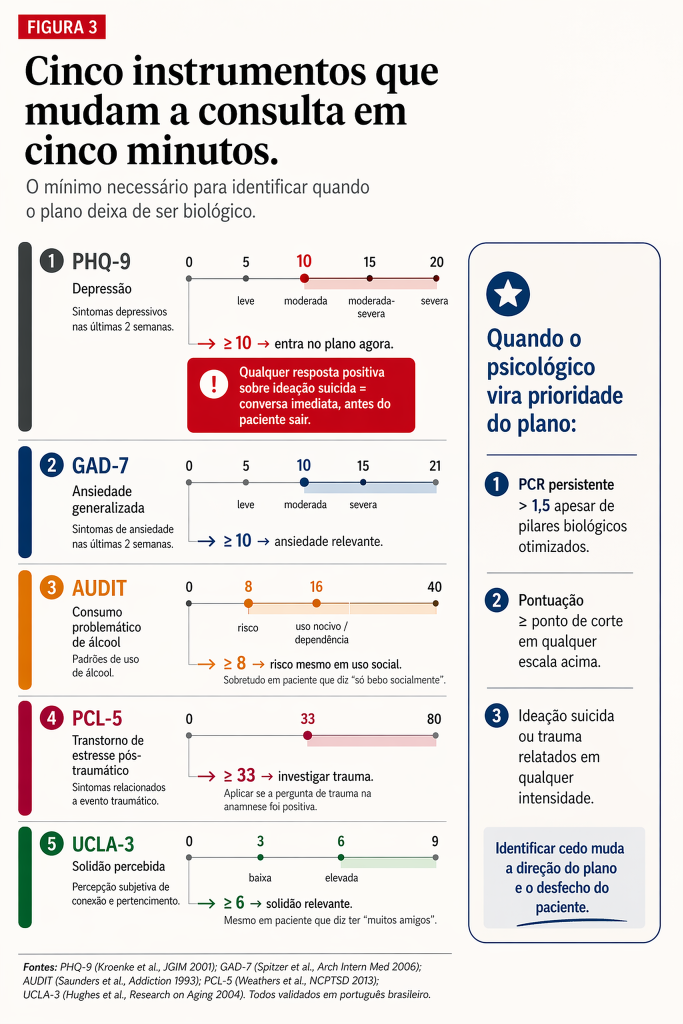
#> input picture ebook/ebook1/build/versaoImpressa/html-figures/cap12-fig03/_reference.png, 2048 x 3072 px (shown at 1/3 size)
$ python diff.py ../cap12-fig03
#> lines starting #> are read from the running program, lines starting #| are printed output that depends on the picture; after the words box and inside, x2 and y2 are one past the last pixel; in counts of white or black regions, pixels touching at a corner belong together
#!/usr/bin/env python3
"""diff.py <figure_dir>

Compares <figure_dir>/preview.png with <figure_dir>/_reference.png
and writes <figure_dir>/diff.png — pixel difference (red highlight where mismatch).
Both images are reduced to grayscale before comparison.
"""
import sys
from pathlib import Path
import numpy as np
from PIL import Image

fig_dir = Path(sys.argv[1])
ref = np.array(Image.open(fig_dir / "_reference.png").convert("L"))
me  = np.array(Image.open(fig_dir / "preview.png").convert("L"))
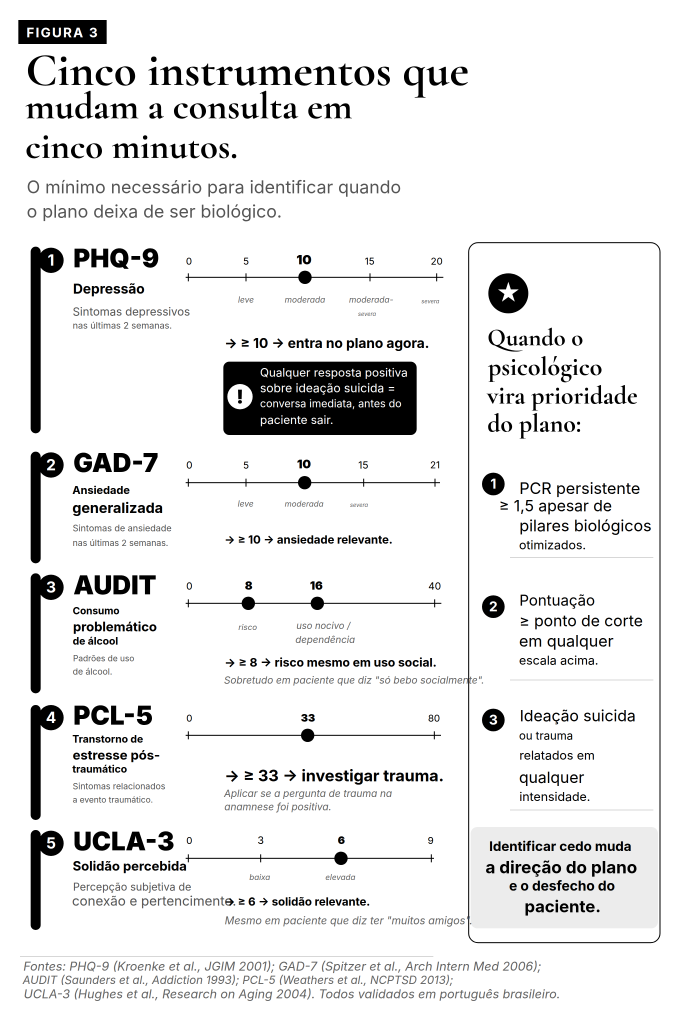
#> input picture ebook/ebook1/build/versaoImpressa/html-figures/cap12-fig03/preview.png, 2048 x 3072 px (shown at 1/3 size)
if ref.shape != me.shape:
    me_pil = Image.open(fig_dir / "preview.png").convert("L").resize(ref.shape[::-1])
    me = np.array(me_pil)

# Mask: I am ink (dark) where original is paper (light), or vice versa
ref_ink = ref < 200
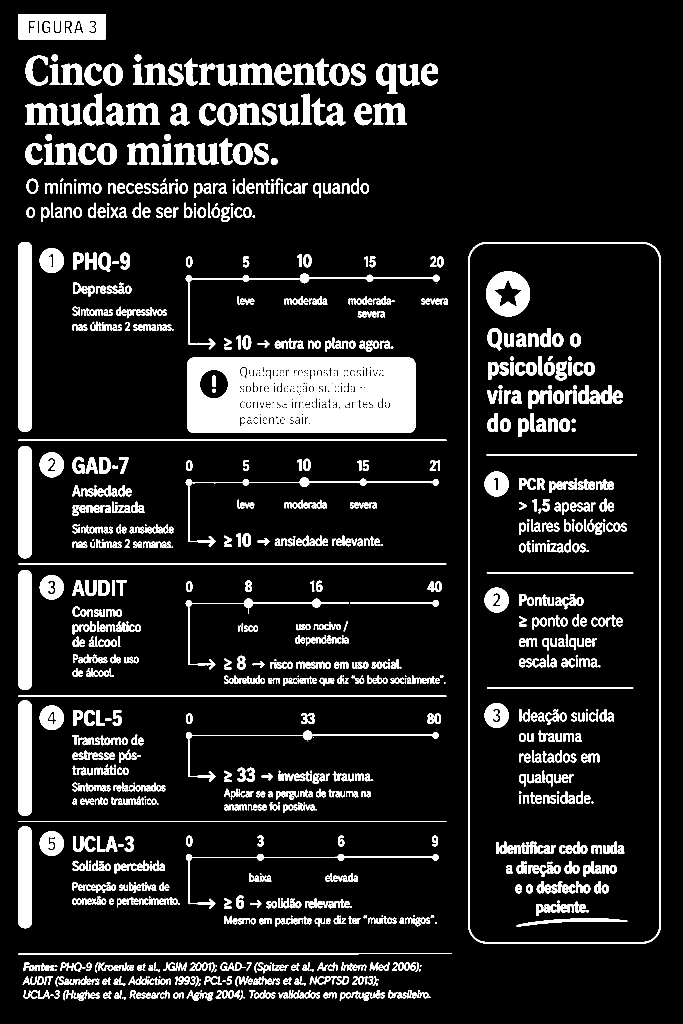
#> ref_ink: shape (3072, 2048) bool (shown at 1/3 size); 11.6% white; 1450 white regions (63 under 20 px), largest, box (x1, y1, x2, y2) and area: (561, 1073, 1246, 1299) 132637, (1404, 726, 1983, 2830) 23648, (54, 726, 96, 1295) 23605
me_ink  = me  < 200
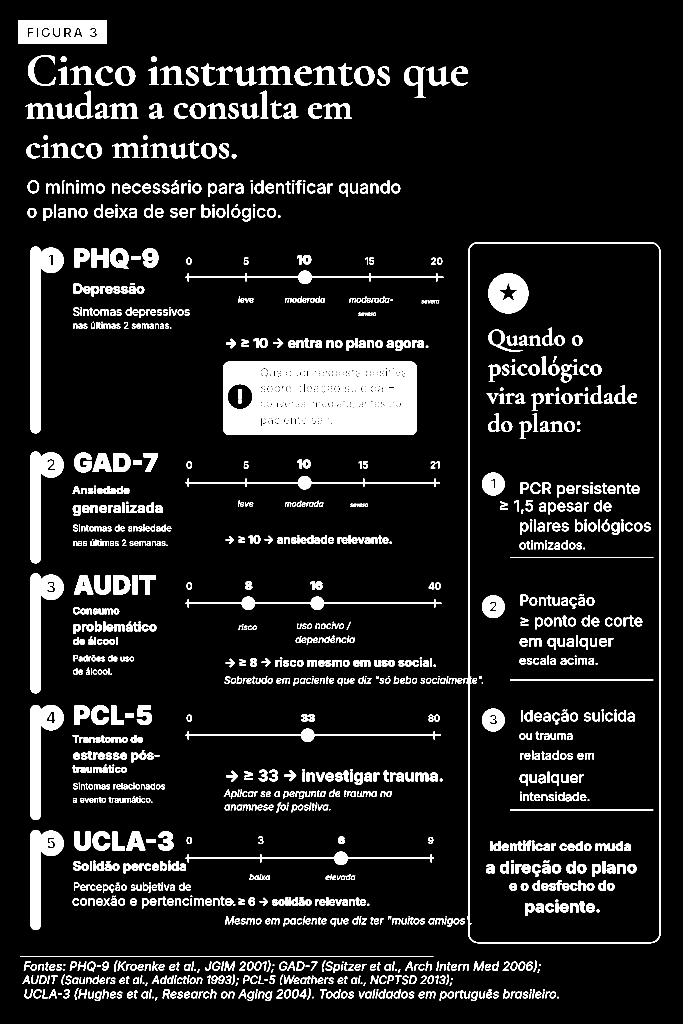
#> me_ink: shape (3072, 2048) bool (shown at 1/3 size); 9.9% white; 1431 white regions (58 under 20 px), largest, box (x1, y1, x2, y2) and area: (670, 1085, 1250, 1305) 110634, (1389, 726, 1982, 2830) 21334, (92, 740, 191, 1300) 20692

# Mismatch: pixels where one is ink and the other isn't
miss_in_me  = ref_ink & ~me_ink   # original has ink, mine doesn't (RED)
#> miss_in_me: shape (3072, 2048) bool; 6.6% white; 4185 white regions (1715 under 20 px), largest, box (x1, y1, x2, y2) and area: (561, 1073, 1246, 1299) 26261, (54, 726, 96, 1295) 21457, (55, 1710, 95, 2070) 13110
extra_in_me = me_ink & ~ref_ink   # mine has ink, original doesn't (BLUE)
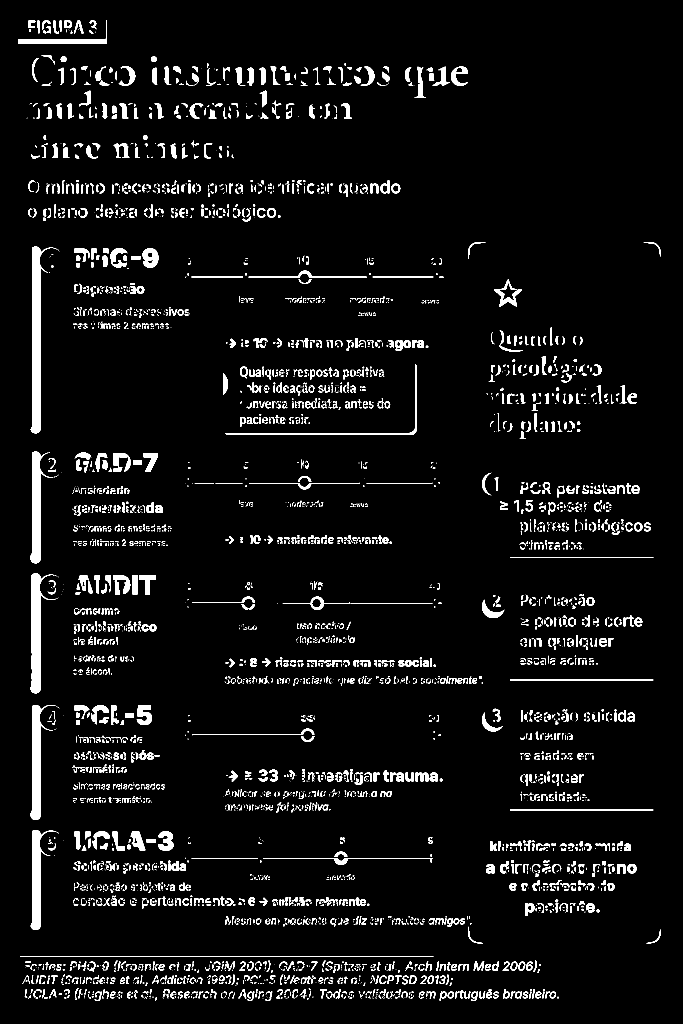
#> extra_in_me: shape (3072, 2048) bool (shown at 1/3 size); 4.9% white; 4136 white regions (1885 under 20 px), largest, box (x1, y1, x2, y2) and area: (92, 740, 171, 1300) 14596, (92, 1720, 169, 2080) 9801, (92, 2115, 167, 2460) 9077
match_ink   = ref_ink & me_ink
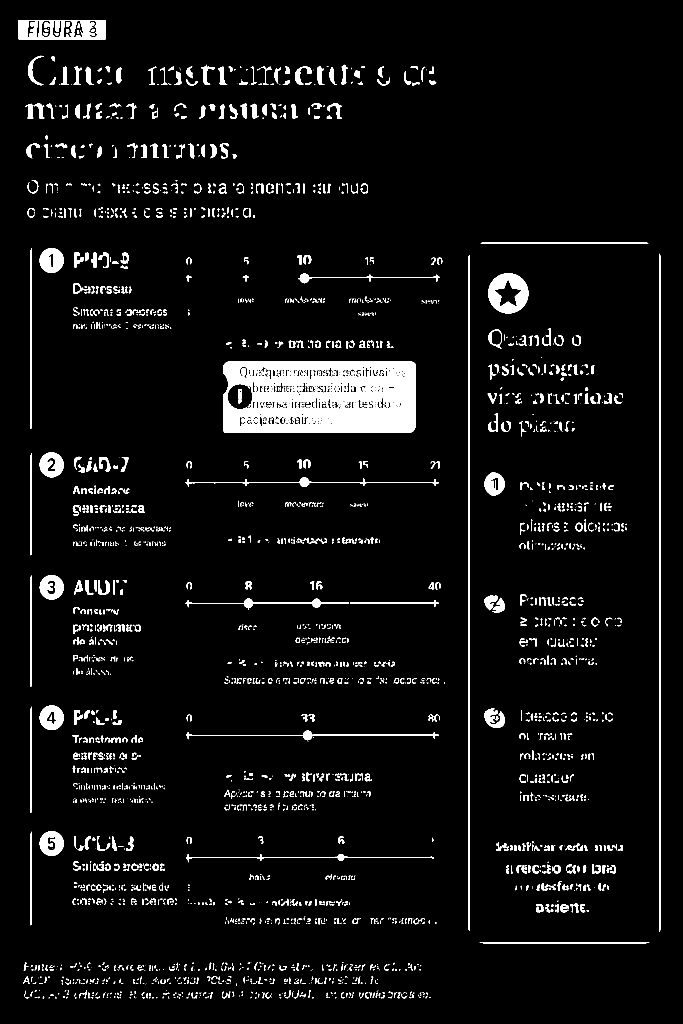
#> match_ink: shape (3072, 2048) bool (shown at 1/3 size); 5% white; 3111 white regions (1469 under 20 px), largest, box (x1, y1, x2, y2) and area: (670, 1085, 1246, 1299) 92935, (55, 60, 318, 118) 10079, (1465, 820, 1585, 940) 8494

H, W = ref.shape
#> H = 3072; W = 2048
out = np.full((H, W, 3), 255, dtype=np.uint8)  # white background
out[match_ink]   = [0, 0, 0]       # both ink → black
out[miss_in_me]  = [255, 80, 80]   # missing → soft red
out[extra_in_me] = [80, 80, 255]   # extra → soft blue

Image.fromarray(out).save(fig_dir / "diff.png")
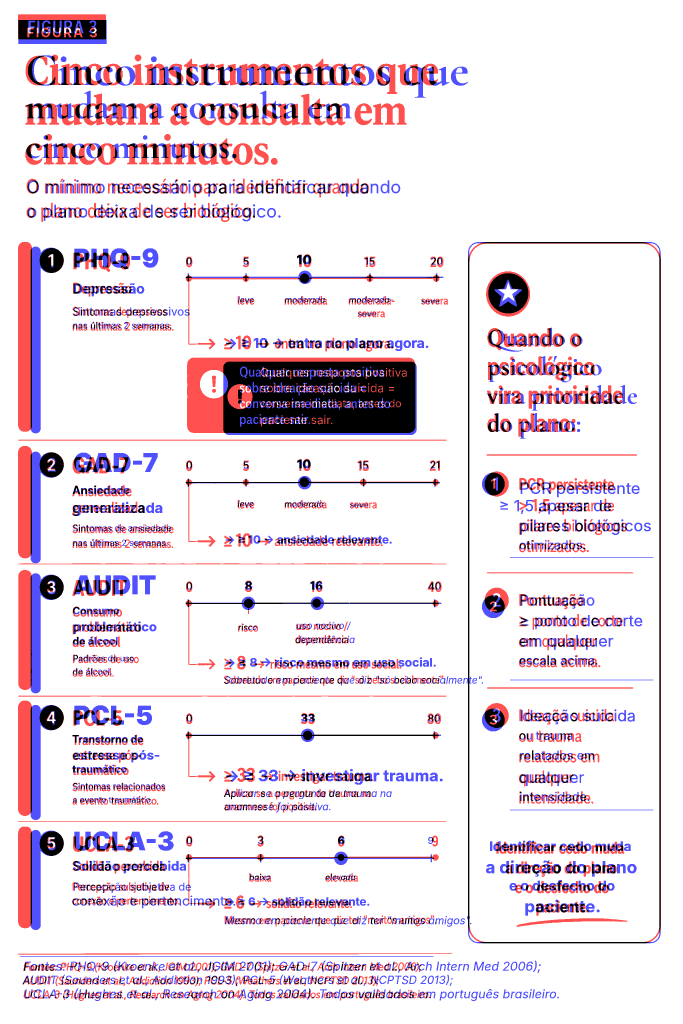
#> saved as diff.png: PIL image 2048x3072 RGB (shown at 1/3 size); mean R, G, B 233.7, 222.1, 230.7
print(f"diff: ref-ink={ref_ink.sum()}  me-ink={me_ink.sum()}  match={match_ink.sum()}  miss={miss_in_me.sum()}  extra={extra_in_me.sum()}")
#| diff: ref-ink=729853  me-ink=622203  match=312631  miss=417222  extra=309572
